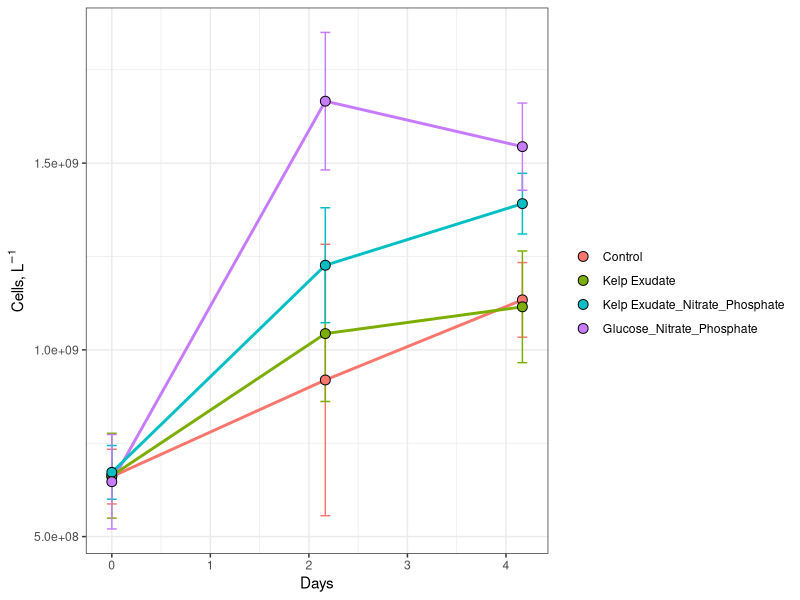
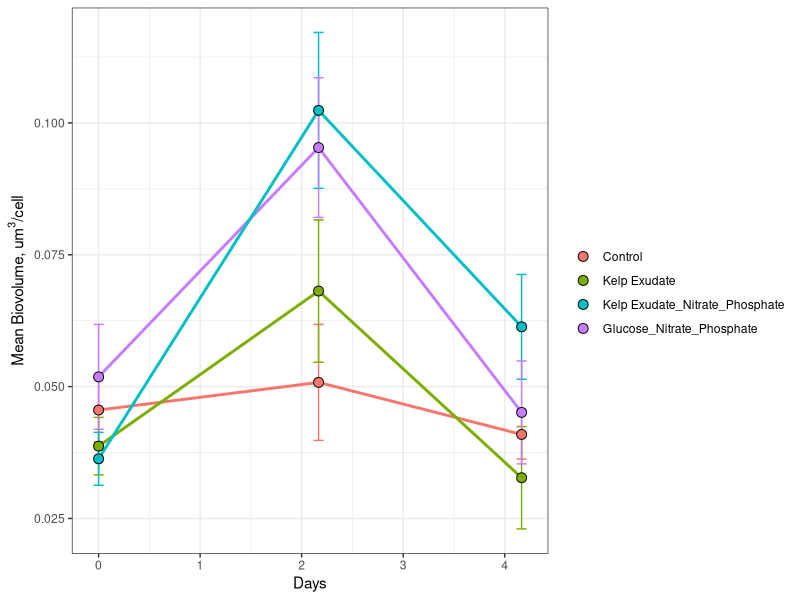
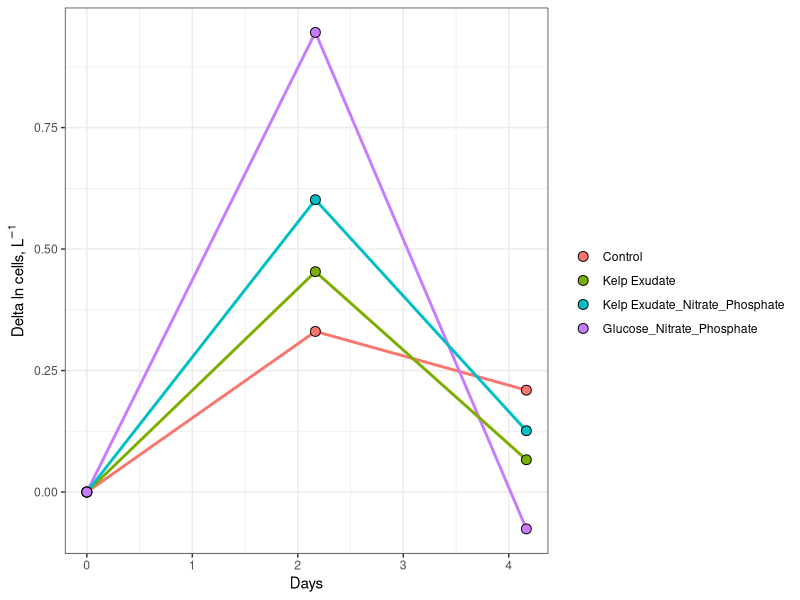

Reproduce these figures in R, in order. (Note: this script raises an error after producing the figures.)
## ---- chunk 1
library(tidyverse)
library(readxl)
library(lubridate)
## ---- chunk 2
#make sure to update the file-paths for your own locally-stored repository! 
excel_sheets("144L_2021_BactAbund.xlsx")


#Mac: to make an arrow, use Option + - 

metadata <- read_excel("144L_2021_BactAbund.xlsx", sheet = "Metadata")

glimpse(metadata)
#unique(metadata$Bottle)
#unique(metadata$Treatment)

dapi_data <- read_excel("144L_2021_BactAbund.xlsx", sheet = "DAPI_Data")
glimpse(dapi_data)

toc_data <- read_excel("144L_2021_BactAbund.xlsx", sheet = "TOC_Data")
glimpse(toc_data)

dapi_metadata <- metadata %>%
  select(-Bottle) %>%
  unique()


joined <-  left_join(dapi_metadata, dapi_data) #attach data to metadata
#joins right dataset to the left one by using variables that are the same across the two dataframes
glimpse(joined)
## ---- chunk 3
cells <- joined %>%
  mutate(Datetime = ymd_hm(Datetime), #splits apart Datetime as specified
  Cells_L = as.numeric(Cells_mL)*1000,  
  Cells_L_Stdev = as.numeric(Cells_mL_Stdev)*1000) %>%
  drop_na(Cells_L) %>%
  group_by(Treatment) %>%
#group our dataset so that we can calculate the time elapsed properly 
  mutate(interv = interval(first(Datetime), Datetime), 
         s = as.numeric(interv), 
         hours = s/3600, 
         days = hours/24) %>%
  ungroup()
glimpse(cells)
## ---- chunk 4
#assign hex colors to our different treatments, example below:
# <- c("Control" = "#377EB8", "Ash Leachate" = "#4DAF4A", "Mud Leachate" = "#E41A1C", "Glucose_Nitrate_Phosphate" = "#FF7F00")

#assign levels to control what order things appear in the legend
levels <- c("Control", "Kelp Exudate", "Kelp Exudate_Nitrate_Phosphate", "Glucose_Nitrate_Phosphate")

#now let's use a handy package, ggplot to visualize our data. 

cells %>%
  mutate(dna = ifelse(DNA_Sample == T, "*", NA)) %>%
  ggplot(aes(x=days, y=Cells_L, group = Treatment)) +
  geom_errorbar(aes(ymin = Cells_L - Cells_L_Stdev, ymax = Cells_L + Cells_L_Stdev, color =factor(Treatment, levels = levels)), width = 0.1) +
  geom_line(aes(color = factor(Treatment, levels = levels)), size =1) +
  geom_point(aes(fill = factor(Treatment, levels = levels)), size = 3, color = "black", shape = 21) + 
  #geom_text(aes(label = dna), size = 12, color = "#E41A1C") +
  labs(x = "Days", y = expression(paste("Cells, L"^-1)), fill = "") + 
  guides(color = "none") + 
  #scale_color_manual(values = custom.colors) +
  #scale_fill_manual(values = custom.colors) +
  #facet_grid(rows = "Treatment")
  theme_bw()
glimpse(cells)
## ---- chunk 5
#assign levels to control what order things appear in the legend
levels <- c("Control", "Kelp Exudate", "Kelp Exudate_Nitrate_Phosphate", "Glucose_Nitrate_Phosphate")

cells %>%
  mutate(dna = ifelse(DNA_Sample == T, "*", NA)) %>%
  ggplot(aes(x=days, y=Mean_Biovolume_um3_cell, group = Treatment)) +
  geom_errorbar(aes(ymin = Mean_Biovolume_um3_cell - Biovolume_Stdev_um3_cell, ymax = Mean_Biovolume_um3_cell + Biovolume_Stdev_um3_cell, color =factor(Treatment, levels = levels)), width = 0.1) +
  geom_line(aes(color = factor(Treatment, levels = levels)), size =1) +
  geom_point(aes(fill = factor(Treatment, levels = levels)), size = 3, color = "black", shape = 21) + 
  #geom_text(aes(label = dna), size = 12, color = "#E41A1C") +
  labs(x = "Days", y = expression(paste("Mean Biovolume, um"^3,"/cell")), fill = "") + 
  guides(color = "none") + 
  #scale_color_manual(values = custom.colors) +
  #scale_fill_manual(values = custom.colors) +
  #facet_grid(rows = "Treatment")
  theme_bw()
glimpse(cells)
## ---- chunk 6
ln_cells <- cells %>%
  group_by(Treatment) %>%
  mutate(ln_cells = log(Cells_L),
         diff_ln_cells = ln_cells - lag(ln_cells, default = first(ln_cells))) %>%
  ungroup()
#ln_cells is a column name here, not the df
#subtracting the previous row from the one below it 
#can add/remove the default line and re-make the df to show what it does 
## ---- chunk 7
ln_cells %>%
  #mutate(dna = ifelse(DNA_Sample == T, "*", NA)) %>%
  ggplot(aes(x=days, y=diff_ln_cells, group = Treatment)) +
  geom_line(aes(color = factor(Treatment, levels = levels)), size = 1) +
  geom_point(aes(fill = factor(Treatment, levels = levels)), size = 3, color = "black",shape = 21) + 
  #geom_text(aes(label = dna), size = 12, color = "#E41A1C")+
  labs(x = "Days", y = expression(paste("Delta ln cells, L"^-1)), fill = "") + #delta is Option + j 
  guides(color = "none") + 
  #scale_color_manual(values = custom.colors) +
  #scale_fill_manual(values = custom.colors) +
  #we will want to see each plot by itself, so add a facet
  #facet_wrap("Bottle", nrow = 1) +
  theme_bw()
## ---- chunk 8
growth <- ln_cells %>% 
  mutate(exp_start = 0, #create two new columns with start & end of exponential
         exp_end = 4) %>% 
  group_by(Treatment) %>% 
  mutate(ln_cells_exp_start = ifelse(Timepoint == exp_start, ln_cells, NA), 
         ln_cells_exp_end = ifelse(Timepoint == exp_end, ln_cells, NA), 
         cells_exp_start = ifelse(Timepoint == exp_start, Cells_L, NA), 
         cells_exp_end = ifelse(Timepoint == exp_end, Cells_L, NA), 
         days_exp_start = ifelse(Timepoint == exp_start, days, NA), 
         days_exp_end = ifelse(Timepoint == exp_end, days, NA), ) %>% 
  fill(ln_cells_exp_start:days_exp_end, .direction = "updown") %>% #fill values into the na's for each bottle, data is grouped so it won't fill into next treatment
  mutate(mew = (ln_cells_exp_end - ln_cells_exp_start)/(days_exp_end - days_exp_start), #calculate specific growth rate ((end - start)/timeperiod)
         doubling = log(2)/mew,
         delta_cells = cells_exp_end - first(Cells_L)) %>% 
  ungroup()

glimpse(growth)

#check <- growth %>%
  #select(Treatment, Timepoint, exp_start, exp_end, ln_cells, ln_cells_exp_start:days_exp_end)
  
## ---- chunk 9
#convert the fg to umol to C/L, create our own CCF's using cell biovolume
bactcarbon <- growth %>% 
  mutate(CCF = 30, 
        bc = Cells_L * CCF * (1/12 * 10^-9), 
        delta_bc = delta_cells * CCF * (1/12 * 10^-9), 
        biovol_CCF = 91.7*(Mean_Biovolume_um3_cell)^0.686 * 2.72, 
        biovol_bc = Cells_L * biovol_CCF * (1/12 * 10^-9), 
        biovol_bc_exp_end = ifelse(Timepoint == exp_end, biovol_bc, NA), 
        delta_biovol_bc = delta_cells * CCF * (1/12 * 10^-9)) %>% 
  group_by(Treatment) %>%
  mutate(delta_biovol_bc = biovol_bc_exp_end - first(biovol_bc)) %>%
  fill(biovol_bc_exp_end:delta_biovol_bc, .direction = "updown") %>%
  ungroup()
    

glimpse(bactcarbon)

#update this filepath to match your own repository 
#save your data to a .csv 
write.csv(bactcarbon, "211103_2021_dapi_toc_data_analysis_submission_files/211103_dapi_data_calculations.csv")

#normally we would do this for the individual bottles and then calculate averages, but can't do that here since we have data from combined bottles 

## ---- chunk 10
trt_ba <- bactcarbon %>% 
  ggplot(aes(x = days, y = bc), group = Treatment) +
  #geom_errorbar(aes(ymin = ave_bc - sd_bc, ymax = ave_bc + sd_bc, color = factor(Treatment, levels = levels)), width = 0.1) +
  geom_line(aes(color = factor(Treatment, levels = levels)), size = 1) +
  geom_point(aes(fill = factor(Treatment, levels = levels)), color = "black", shape = 21, size = 3) +
  labs(x = "Days", y = expression("Bacterial Carbon, µmol C L"^-1), fill = "", color = "") +
  guides(scale = "none") +
  theme_bw()

trt_ba

saveRDS(trt_ba, "211103_2021_dapi_toc_data_analysis_submission_files/144L_trt_ba_plot.rds")


## ---- chunk 11
trt_ba_biovol <- bactcarbon %>% 
  ggplot(aes(x = days, y = biovol_bc), group = Treatment) +
  #geom_errorbar(aes(ymin = ave_bc - sd_bc, ymax = ave_bc + sd_bc, color = factor(Treatment, levels = levels)), width = 0.1) +
  geom_line(aes(color = factor(Treatment, levels = levels)), size = 1) +
  geom_point(aes(fill = factor(Treatment, levels = levels)), color = "black", shape = 21, size = 3) +
  labs(x = "Days", y = expression("Biovolume-Derived Bacterial Carbon, µmol C L"^-1), fill = "", color = "") +
  guides(scale = "none") +
  theme_bw()

trt_ba_biovol

saveRDS(trt_ba_biovol, "211103_2021_dapi_toc_data_analysis_submission_files/144L_Exp_Processed_BactAbund.rds")
## ---- chunk 12
bar.data <- bactcarbon %>% 
  select(Treatment, mew, doubling, delta_cells) %>%
  unique()
## ---- chunk 13
mew <- bar.data %>% 
  ggplot(aes(x = factor(Treatment, levels = levels), y = mew), group = Treatment) +
  geom_col(color = "black", fill = "white") +
  #geom_errorbar(aes(ymin = ave_mew - sd_mew, ymax = ave_mew + sd_mew), width = 0.1) +
  labs(x = "", y = expression("µ, d"^-1)) +
  guides(scale = "none")+
  coord_flip()+
  theme_bw()

mew 
#store each plot as an object
## ---- chunk 14
doubling <- bar.data %>% 
  ggplot(aes(x = factor(Treatment, levels = levels), y = doubling), group = Treatment) +
  geom_col(color = "black", fill = "white") +
  #geom_errorbar(aes(ymin = ave_doubling - sd_doubling, ymax = ave_doubling + sd_doubling), width = 0.1) +
  labs(x = "", y = expression("Doubling Time, d")) +
  coord_flip()+
  theme_bw()

doubling
## ---- chunk 15
delta_cells <- bar.data %>% 
  ggplot(aes(x = factor(Treatment, levels = levels), y = delta_cells), group = Treatment) +
  geom_col(color = "black", fill = "white") +
  #geom_errorbar(aes(ymin = ave_delta_bc - sd_delta_bc, ymax = ave_delta_bc + sd_delta_bc), width = 0.1) +
  labs(x = "", y = expression("Delta Cells, L"^-1)) +
  coord_flip() +
  theme_bw()
delta_cells
## ---- chunk 16
#uncomment the next line below if you need to install the package "patchwork" (remove the #)
#install.packages("patchwork")
library(patchwork)
## ---- chunk 17
#we can add our plots together to make a nice composite figure

delta_cells + mew + doubling + plot_annotation(tag_levels = "a") +plot_layout(ncol =1)
## ---- chunk 18
saveRDS(bactcarbon, "211103_2021_dapi_toc_data_analysis_submission_files/144L_Exp_Processed_BactAbund.rds")
## ---- chunk 19
toc <- left_join(bactcarbon, toc_data)
glimpse(toc)

toc %>% 
  ggplot(aes(x = days, y = Mean_uMC, group = Treatment) ) + 
  geom_errorbar(aes(ymin = Mean_uMC - Stdev_uMC, ymax = Mean_uMC + Stdev_uMC, color = factor(Treatment, levels = levels)), width = 0.4) +
  geom_point(aes(fill = factor(Treatment, levels = levels)), size = 3, shape = 21, alpha = 0.7 ) +
  geom_line(aes(color = factor(Treatment, levels = levels)), size = 1, alpha = 0.7 ) +
  #scale_color_manual(values = custom.colors) +
  #scale_fill_manual(values = custom.colors) +
  labs(x = "Days", y = expression(paste("Total Organic Carbon, µmol C L"^-1))) +
  theme_classic() +
  #comment out the facet_wrap if you want to view all the treatments on top of eachother 
  facet_wrap(~factor(Treatment, levels = levels), nrow=1) +
  theme(legend.title = element_blank()) +
  guides(scale = "none")
## ---- chunk 20
doc <- toc %>% 
  mutate(doc = Mean_uMC - bc, 
         doc_bv = Mean_uMC - biovol_bc) %>% 
  group_by(Treatment) %>%
  mutate(doc_exp_end = ifelse(Timepoint == exp_end, doc, NA),
         bioav_doc = (first(doc) - doc_exp_end) / first(doc),
         delta_doc = first(doc) - doc_exp_end,
         bge = ifelse(delta_doc > 1.5, delta_bc/delta_doc, NA), 
         doc_bv_exp_end = ifelse(Timepoint == exp_end, doc_bv, NA),
         bioav_doc_bv = (first(doc_bv) - doc_bv_exp_end) / first(doc_bv),
         delta_doc_bv = first(doc_bv) - doc_bv_exp_end,
         bge_bv = ifelse(delta_doc_bv > 1.5, delta_biovol_bc/delta_doc_bv, NA)) %>% 
  fill(doc_exp_end:bge_bv, .direction = "downup") %>% 
  ungroup()
## ---- chunk 21
bioav <- doc %>% 
ggplot(aes(x = factor(Treatment, levels = levels), y =  bioav_doc, group =Treatment))  + 
  geom_bar(position = position_dodge(), stat = "identity", color = "black", fill = "white", alpha = 1) +
  #geom_errorbar(aes(ymin = ave_bioav_doc - sd_bioav_doc, ymax = ave_bioav_doc + sd_bioav_doc), position = position_dodge(width = 0.9), stat = "identity", width = 0.1, size = 0.5) +
  labs(x = "", y = expression(paste("Bioavailable DOC Fraction")), color = "") +
  theme_classic() +
  coord_flip()+
  #facet_grid(~factor(Location, levels = levels), scales = "free") +
  guides(scale = "none") 

bioav
## ---- chunk 22
bioav_bv <- doc %>% 
ggplot(aes(x = factor(Treatment, levels = levels), y =  bioav_doc_bv, group =Treatment))  + 
  geom_bar(position = position_dodge(), stat = "identity", color = "black", fill = "white", alpha = 1) +
  #geom_errorbar(aes(ymin = ave_bioav_doc - sd_bioav_doc, ymax = ave_bioav_doc + sd_bioav_doc), position = position_dodge(width = 0.9), stat = "identity", width = 0.1, size = 0.5) +
  labs(x = "", y = expression(paste("Biovolume-Derived Bioavailable DOC Fraction")), color = "") +
  theme_classic() +
  coord_flip()+
  #facet_grid(~factor(Location, levels = levels), scales = "free") +
  guides(scale = "none") 

bioav_bv
## ---- chunk 23
deldoc <- doc %>% 
ggplot(aes(x = factor(Treatment, levels = levels), y =  delta_doc, group =Treatment))  + 
  geom_bar(position = position_dodge(), stat = "identity", color = "black", fill = "white", alpha = 1) +
  #geom_errorbar(aes(ymin = ave_delta_doc - sd_delta_doc, ymax = ave_delta_doc + sd_delta_doc), position = position_dodge(width = 0.9), stat = "identity", width = 0.1, size = 0.5) +
  labs(x = "", y = expression(paste("Delta DOC, µmol C L"^-1)), color = "") +
  theme_classic() +
  coord_flip()+
  #facet_grid(~factor(Location, levels = levels), scales = "free") +
  guides(scale = "none") 
deldoc
## ---- chunk 24
deldoc_bv <- doc %>% 
ggplot(aes(x = factor(Treatment, levels = levels), y =  delta_doc_bv, group =Treatment))  + 
  geom_bar(position = position_dodge(), stat = "identity", color = "black", fill = "white", alpha = 1) +
  #geom_errorbar(aes(ymin = ave_delta_doc - sd_delta_doc, ymax = ave_delta_doc + sd_delta_doc), position = position_dodge(width = 0.9), stat = "identity", width = 0.1, size = 0.5) +
  labs(x = "", y = expression(paste("Biovolume-Derived Delta DOC, µmol C L"^-1)), color = "") +
  theme_classic() +
  coord_flip()+
  #facet_grid(~factor(Location, levels = levels), scales = "free") +
  guides(scale = "none") 
deldoc_bv
## ---- chunk 25
bge <- doc %>% 
ggplot(aes(x = factor(Treatment, levels = levels), y =  bge, group =Treatment))  + 
  geom_bar(position = position_dodge(), stat = "identity", color = "black", fill = "white", alpha = 1) +
  #geom_errorbar(aes(ymin = ave_bge - sd_bge, ymax = ave_bge + sd_bge), position = position_dodge(width = 0.9), stat = "identity", width = 0.1, size = 0.5) +
  labs(x = "", y = expression(paste("Bacterial Growth Efficiency")), color = "") +
  theme_classic() +
  coord_flip()+
  #facet_grid(~factor(Location, levels = levels), scales = "free") +
   guides(scale = "none") 
bge

## ---- chunk 26
bge_bv <- doc %>% 
ggplot(aes(x = factor(Treatment, levels = levels), y =  bge_bv, group =Treatment))  + 
  geom_bar(position = position_dodge(), stat = "identity", color = "black", fill = "white", alpha = 1) +
  #geom_errorbar(aes(ymin = ave_bge - sd_bge, ymax = ave_bge + sd_bge), position = position_dodge(width = 0.9), stat = "identity", width = 0.1, size = 0.5) +
  labs(x = "", y = expression(paste("Biovolume-Derived Bacterial Growth Efficiency")), color = "") +
  theme_classic() +
  coord_flip()+
  #facet_grid(~factor(Location, levels = levels), scales = "free") +
  guides(scale = "none") 
bge_bv

## ---- chunk 27
deldoc / deldoc_bv / bioav / bioav_bv / bge / bge_bv + plot_annotation(tag_levels = "a") + plot_layout(ncol = 2)
                                                                      
